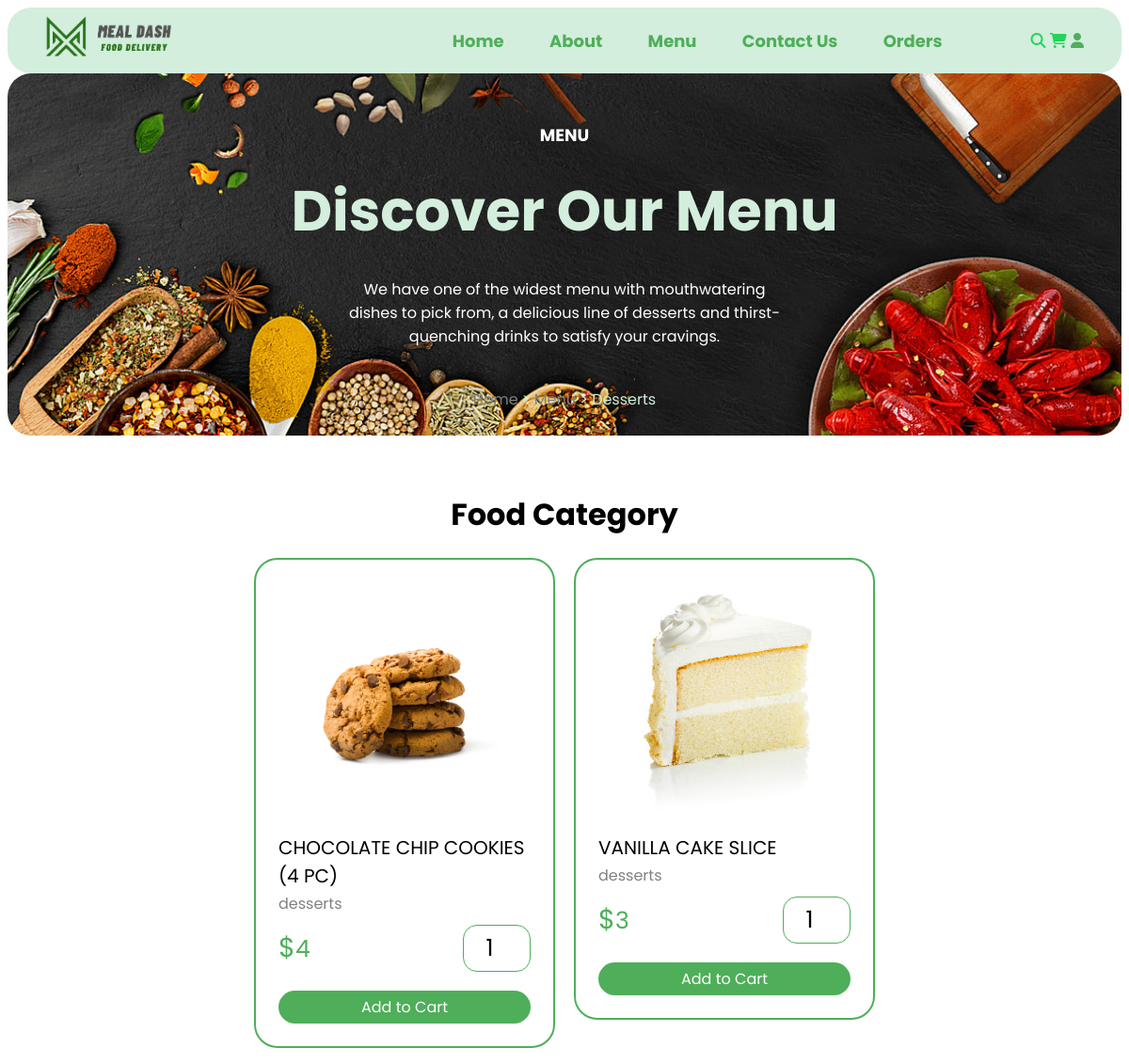
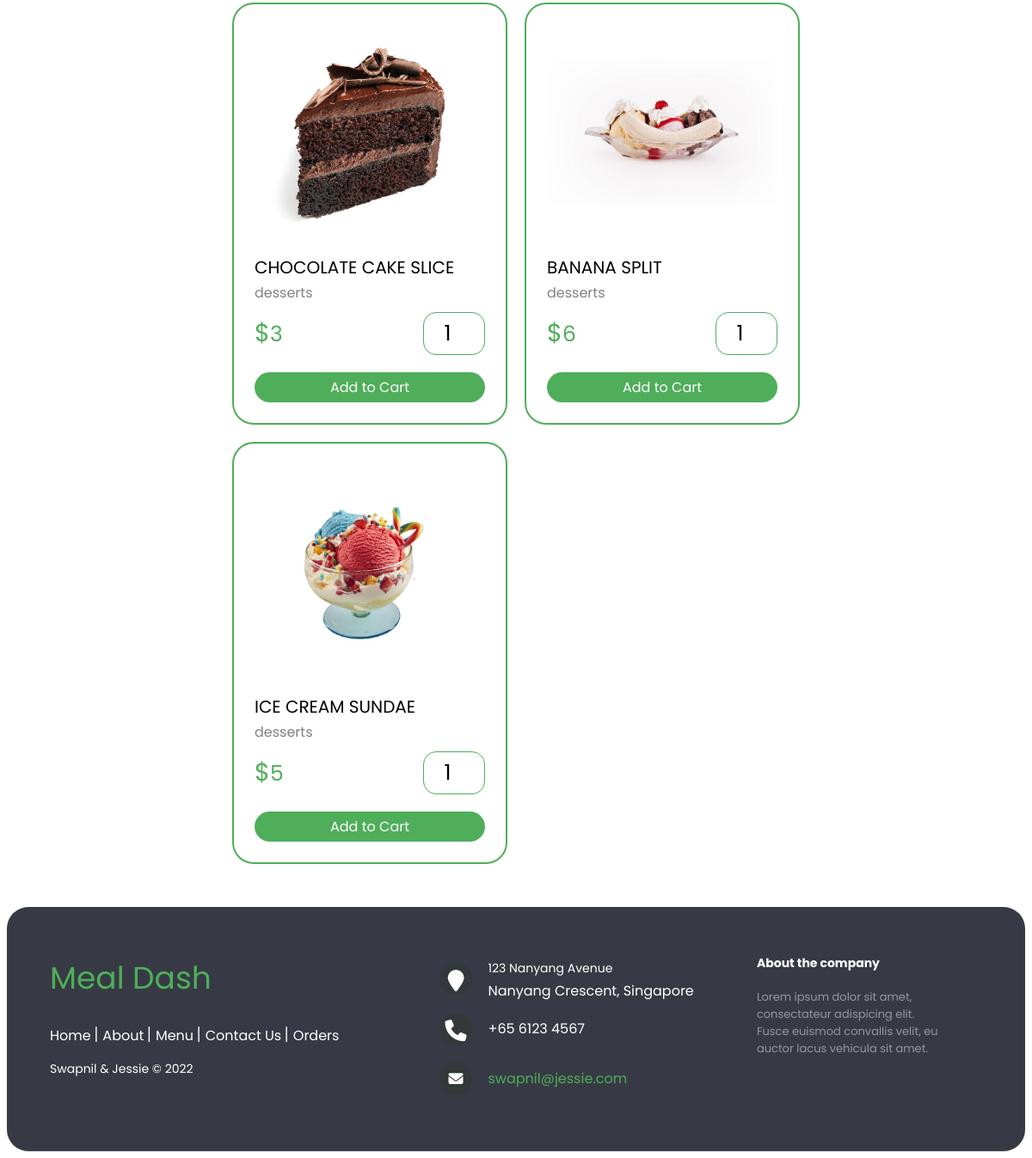
/category.php?category=desserts, run on the app's committed database (2 pictures, top to bottom).
### tables this page shows
CREATE TABLE `products` (
  `id` int(100) UNSIGNED NOT NULL,
  `name` varchar(100) NOT NULL,
  `category` varchar(100) NOT NULL,
  `price` double(10,2) NOT NULL,
  `image` varchar(100) DEFAULT NULL
);

### category.php (the view, shortened to what this page needs)
<!DOCTYPE html>
<html lang="en">
<head>
   <link rel="stylesheet" href="https://cdnjs.cloudflare.com/ajax/libs/font-awesome/6.1.1/css/all.min.css">
	<link rel="stylesheet" href="css/stylesheet.css">
</head>
<body>
    <?php include 'components/nav_header.php'; ?>
    <div class="heading">
        <h1>MENU</h1>
        <h3>Discover Our Menu</h3>
		<p class="menu-desc">We have one of the widest menu with mouthwatering dishes to pick from, a delicious line of desserts and thirst-quenching drinks to satisfy your cravings.</p>
        <p class="path">
			<a href="home.php">Home</a>
			<span> > <a href="menu.php">Menu</a></span>
            <span>
                >
                <?php
                    $category = $_GET['category'];
                    $select_products = $conn->prepare("SELECT * FROM `products` WHERE category = ?");
                    $select_products->execute([$category]);
                    $fetch_products = $select_products->fetch(PDO::FETCH_ASSOC);
                ?>
                <?= $fetch_products['category']; ?>
            </span>
		</p>
    </div>
    <div class="products">
		<h1 class="title" style="text-decoration: underline solid transparent;">
		<b>Food Category</b></h1>
		<div class="container">
			<?php
                $category = $_GET['category'];
				$select_products = $conn->prepare("SELECT * FROM `products` WHERE category = ?");
				$select_products->execute([$category]);
				if($select_products->rowCount() > 0){
					while($fetch_products = $select_products->fetch(PDO::FETCH_ASSOC)){
			?>
			<form action="" method="post" class="box">
				<img src="uploaded_img/<?= $fetch_products['image']; ?>" alt="">
				<div class="name"><?= $fetch_products['name']; ?></div>
				<a href="category.php?category=<?= $fetch_products['category']; ?>" class="cat"><?= $fetch_products['category']; ?></a>
				<div class="flex">
					<div class="price"><span>$</span><?= $fetch_products['price']; ?></div>
					<input type="number" name="qty" class="qty" min="1" max="99" value="1" maxlength="2">
				</div>
				<div class="add-to-cart">
					<button type="submit" class="add-btn" name="add_to_cart">Add to Cart</button>
				</div>
			</form>
			<?php
					}
				}else{
					echo '<p class="empty">No Products Added Yet!</p>';
				}
			?>
		</div>
</body>
<footer>
	 <br><br><?php include 'components/footer.php'; ?>
</footer>
</html>

### css/stylesheet.css (style rules this page uses)
* { font-family: 'Poppins', sans-serif; }
.title { font-size: 32px; color: black; text-align: center; text-decoration: underline; text-underline-offset: 12px; }
.products .container { display: grid; grid-template-columns: repeat(auto-fit, 320px); justify-content: center; align-items: flex-start; gap: 20px; padding-left: 100px; padding-right: 100px; }
.products .container .box { border: 2px solid #4FAE5A; padding: 1.5rem; position: relative; overflow: hidden; border-radius: 25px; }
.products .container .box img { height: 250px; width: 100%; object-fit: contain; border-radius: 25px; }
.products .container .box .cat { font-size: 16px; color: grey; text-decoration: solid underline transparent; transition: .2s linear; }
.products .container .box .name { font-size: 20px; color: black; margin: 10px 0 2px 0; }
.products .container .box .flex { display: flex; align-items: center; gap: 30px; margin-top: 10px; }
.products .container .box .flex .price { margin-right: auto; font-size: 25px; color: #4FAE5A; }
.products .container .box .flex .price span { color: #4FAE5A; font-size: 1.8rem; }
.products .container .box .flex .qty { padding: 5px; border: 1.5px solid #4FAE5A; font-size: 25px; color: black; border-radius: 15px; width: 60px; text-align: center; }
.products .container .add-to-cart { text-align: center; }
.products .container .add-to-cart .add-btn { border: none; margin-top: 20px; font-size: 16px; padding: 5px 16px; cursor: pointer; background-color: #4FAE5A; color: white; text-decoration: underline solid transparent; transition: 0.2s linear; border-radius: 25px; display: block; width: 100%; }
.heading { display: flex; align-items: center; justify-content: center; flex-flow: column; background-image: url('../images/menu_banner.png'); background-repeat: no-repeat; background-size: cover; border-radius: 25px; min-height: 100px; margin-bottom: 60px; }
.heading .menu-desc { font-size: 16px; max-width: 40%; text-align: center; color: white; }
.heading h1 { font-size: 18px; color: white; padding: 40px 0 0 0; }
.heading h3 { font-size: 60px; color: #D3EEDC; margin: 0; padding: 10px 0 10px 0; }
.heading .path { border-color: 1.5px solid #D3EEDC; font-size: 16px; color: #D3EEDC; padding: 10px 20px 10px 20px; border-radius: 25px; text-transform: capitalize; }
.heading .path a { color: grey; text-decoration: none; }
.name { font-size: 20px; text-transform: uppercase; margin: 20px 0; }

### data on the page
products: category "Desserts", image (picture), name "CHOCOLATE CHIP COOKIES (4 PC)", category "desserts", price "4"
products: image (picture), name "VANILLA CAKE SLICE", category "desserts", price "3"
products: image (picture), name "CHOCOLATE CAKE SLICE", category "desserts", price "3"
products: image (picture), name "BANANA SPLIT", category "desserts", price "6"
products: image (picture), name "ICE CREAM SUNDAE", category "desserts", price "5"
